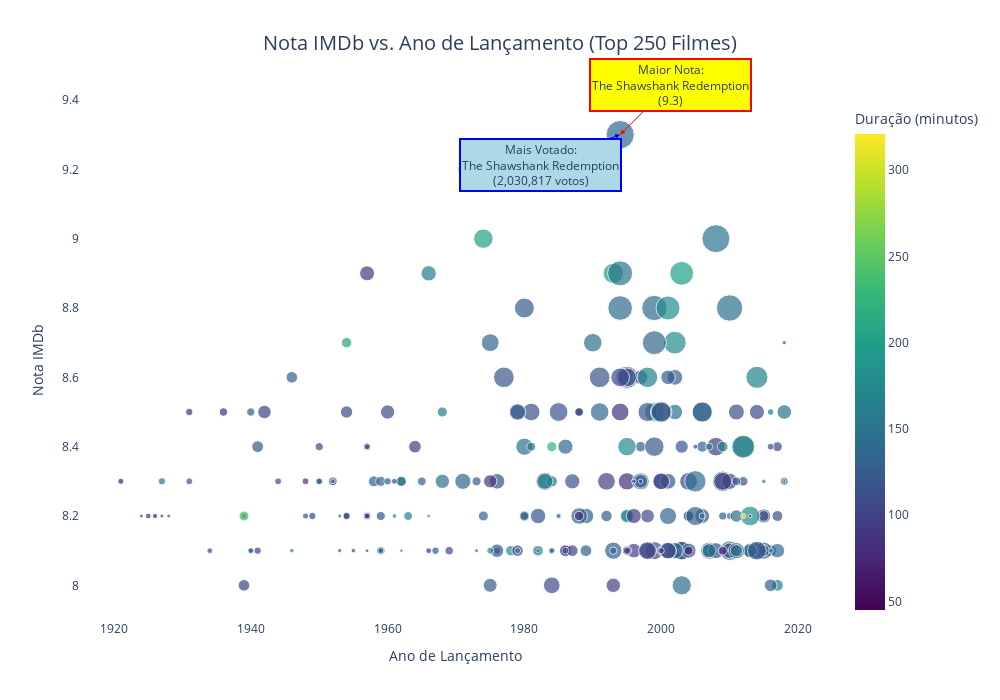
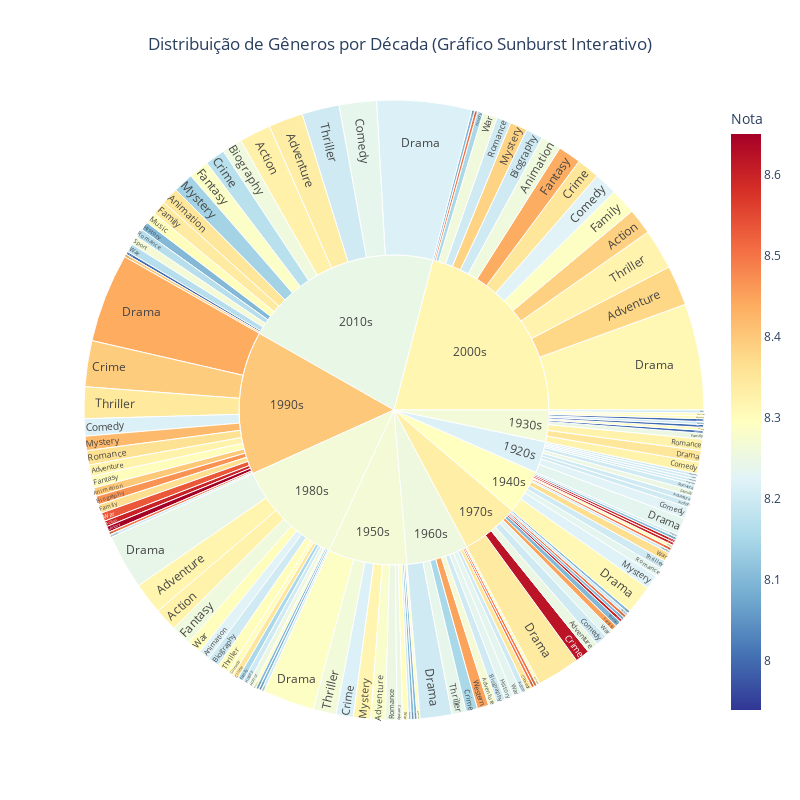

Write notebook code for charts like these, in order.
### Markdown cell above
Escolha um conjunto de dados pequeno ou médio (de 100 a 500 linhas) de sua preferência. 
Sugestões:
- Dados esportivos (resultados de jogos, medalhas, rankings)
- Dados ambientais (chuvas, temperaturas, qualidade do ar)
- Dados de séries ou músicas (Spotify, IMDb, etc.)

Carregue o conjunto de dados em Python usando pandas ou outra forma que considerar ideal.
Produza ao menos 4 tipos diferentes de visualizações, com foco em:
- Gráfico de barras
- Gráfico de dispersão (scatter plot)
- Histograma
- Gráfico de linha
- (Extra: mapa, boxplot, heatmap, gráfico de pizza, violin plot, etc.)

Para cada gráfico:
- Personalize os eixos, títulos e cores
- Destaque algum insight ou observação relevante
- Escreva ao menos 2 parágrafo explicando o que a visualização mostra e por que ela é adequada (ou não) para aquele dado

### Code cell
import pandas as pd
import numpy as np
import matplotlib.pyplot as plt
import seaborn as sns
import plotly.express as px
import plotly.graph_objects as go

# --- 1. Carregamento e Exploração Inicial dos Dados ---

# URL do conjunto de dados bruto no GitHub
url = "https://raw.githubusercontent.com/itiievskyi/IMDB-Top-250/master/imdb_top_250.csv"
# Carregando os dados para um DataFrame do pandas
df = pd.read_csv(url)

print("ETAPA 1: VISÃO GERAL DO DATASET")
print("="*35)
print(f"Dimensões do DataFrame: {df.shape}")
print(f"Colunas presentes: {list(df.columns)}")
print("\n--- 5 Primeiras Linhas do Dataset ---")
print(df.head())
print("\n--- Tipos de Dados e Valores Ausentes ---")
df.info()
print("\n--- Estatísticas Descritivas das Colunas Numéricas ---")
print(df.describe())
print("="*35)
print("\n")

# --- 2. Limpeza e Pré-processamento dos Dados ---

print("ETAPA 2: LIMPEZA E PRÉ-PROCESSAMENTO")
print("="*35)

# Convertendo a coluna 'Year' para numérica e tratando possíveis erros
df['Year'] = pd.to_numeric(df['Year'], errors='coerce')

# Criando uma coluna 'Decada' para agrupar os filmes
df['Decada'] = (df['Year'] // 10) * 10

# A coluna 'Duration' está como texto (ex: '2h 22min'). Conversão para minutos.
horas_em_minutos = df['Duration'].str.extract(r'(\d+)h').fillna(0).astype(int) * 60
minutos = df['Duration'].str.extract(r'(\d+)min').fillna(0).astype(int)
df['Duration_minutes'] = horas_em_minutos + minutos

print("Valores únicos suspeitos na coluna Genre:")
unique_genres = df['Genre'].str.split(' | ').explode().unique()
suspicious = [g for g in unique_genres if g and ('\\' in str(g) or '/' in str(g) or len(str(g)) < 3)]
print(suspicious[:10])

# Limpeza da coluna 'Genre'
df['Genre'] = df['Genre'].str.replace(r'[\\\/]', '', regex=True)  # Remove qualquer barra

# Criando lista de gêneros para análise
genres_list = df['Genre'].str.split(' | ').explode()
genres_list = genres_list[genres_list.str.strip() != '']
genres_list = genres_list.str.strip()
# Filtrar gêneros muito curtos ou suspeitos
genres_list = genres_list[genres_list.str.len() > 1]

print("Colunas 'Decada' e 'Duration_minutes' criadas com sucesso.")
print(f"Total de gêneros únicos identificados: {genres_list.nunique()}")
print("="*35)
print("\n")

# --- 3. Visualização de Dados ---

print("ETAPA 3: VISUALIZAÇÃO DE DADOS E INSIGHTS")
print("="*40)

plt.style.use('seaborn-v0_8-darkgrid')
sns.set_palette("viridis")

# -- GRÁFICO 1: Distribuição dos Principais Gêneros --

# Conta a frequência de cada gênero e pega os 10 mais comuns
genre_counts = genres_list.value_counts().head(10)

plt.figure(figsize=(12, 8))
bars = plt.bar(genre_counts.index, genre_counts.values,
               color=sns.color_palette("viridis", n_colors=10))

plt.title('Top 10 Gêneros Mais Comuns no IMDb Top 250', fontsize=18, fontweight='bold', pad=20)
plt.xlabel('Gênero', fontsize=12, fontweight='bold')
plt.ylabel('Número de Filmes', fontsize=12, fontweight='bold')
plt.xticks(rotation=45, ha='right')

for bar in bars:
    height = bar.get_height()
    plt.text(bar.get_x() + bar.get_width()/2., height + 1,
             f'{int(height)}', ha='center', va='bottom', fontweight='bold')

plt.tight_layout()
plt.show()

print("\n--- Insights do Gráfico de Gêneros ---")
print(f"O gênero 'Drama' é o mais presente, aparecendo em {genre_counts['Drama']} filmes da lista.")
print(f"O segundo gênero mais comum é '{genre_counts.index[1]}' com {genre_counts.iloc[1]} aparições.")
print("-" * 35)


# -- GRÁFICO 2: Relação Interativa entre Nota IMDb, Ano e Duração --

# Utilizando Plotly para um gráfico interativo
fig_scatter = px.scatter(
    df, x='Year', y='IMDB rating',
    size='Rating count',
    color='Duration_minutes',
    hover_name='Title',
    hover_data={
        'Director': True,
        'Genre': True,
        'Year': True,
        'IMDB rating': ':.1f',
        'Duration_minutes': True,
        'Rating count': ':,d'
    },
    title='Nota IMDb vs. Ano de Lançamento (Top 250 Filmes)',
    labels={
        'IMDB rating': 'Nota IMDb',
        'Year': 'Ano de Lançamento',
        'Duration_minutes': 'Duração (minutos)',
        'Rating count': 'Quantidade de Votos'
    },
    color_continuous_scale='viridis',
    size_max=20)

fig_scatter.update_layout(
    height=700,
    width=1000,
    title_font_size=20,
    title_x=0.5,
    xaxis=dict(title_font_size=14),
    yaxis=dict(title_font_size=14, range=[7.9, 9.4]),
    plot_bgcolor='white'
)

# Anotações para destacar filmes importantes
highest_rated = df.loc[df['IMDB rating'].idxmax()]
most_voted = df.loc[df['Rating count'].idxmax()]

fig_scatter.add_annotation(
    x=highest_rated['Year'], y=highest_rated['IMDB rating'],
    text=f"Maior Nota:<br>{highest_rated['Title']}<br>({highest_rated['IMDB rating']})",
    showarrow=True, arrowhead=2, arrowcolor="red", ax=50, ay=-50,
    bgcolor="yellow", bordercolor="red", borderwidth=2
)

fig_scatter.add_annotation(
    x=most_voted['Year'], y=most_voted['IMDB rating'],
    text=f"Mais Votado:<br>{most_voted['Title']}<br>({most_voted['Rating count']:,} votos)",
    showarrow=True, arrowhead=2, arrowcolor="blue", ax=-80, ay=30,
    bgcolor="lightblue", bordercolor="blue", borderwidth=2
)

fig_scatter.show()

print("\n--- Insights do Gráfico Interativo de Dispersão ---")
print(f"Filme com maior nota: {highest_rated['Title']} (Nota {highest_rated['IMDB rating']})")
print(f"Filme com mais votos: {most_voted['Title']} ({most_voted['Rating count']:,} votos)")
print(f"Período analisado: de {df['Year'].min():.0f} a {df['Year'].max():.0f}")
print(f"Variação das notas: de {df['IMDB rating'].min()} a {df['IMDB rating'].max()}")
print("\nDicas de Interação:")
print("• Passe o mouse sobre os pontos para ver detalhes do filme.")
print("• Use a roda do mouse para dar zoom.")
print("• Clique e arraste para mover o gráfico.")
print("-" * 35)


# -- GRÁFICO 3: Histograma da Duração dos Filmes --

plt.figure(figsize=(12, 8))
plt.hist(df['Duration_minutes'], bins=25, color='teal', alpha=0.7, edgecolor='black')

plt.title('Distribuição da Duração dos Filmes (IMDb Top 250)', fontsize=18, fontweight='bold', pad=20)
plt.xlabel('Duração (minutos)', fontsize=12, fontweight='bold')
plt.ylabel('Número de Filmes', fontsize=12, fontweight='bold')

# Linhas de média e mediana para referência
mean_duration = df['Duration_minutes'].mean()
median_duration = df['Duration_minutes'].median()

plt.axvline(mean_duration, color='red', linestyle='--', linewidth=2, label=f'Média: {mean_duration:.0f} min')
plt.axvline(median_duration, color='yellow', linestyle='--', linewidth=2, label=f'Mediana: {median_duration:.0f} min')

plt.legend(fontsize=11)
plt.tight_layout()
plt.show()

print("\n--- Insights do Histograma de Duração ---")
print(f"A duração média dos filmes é de {mean_duration:.1f} minutos (aproximadamente {mean_duration/60:.1f} horas).")
print(f"A maioria dos filmes se concentra na faixa de 100 a 150 minutos.")
print(f"Filme mais curto: {df['Duration_minutes'].min()} min, Filme mais longo: {df['Duration_minutes'].max()} min.")
print("-" * 35)


# -- GRÁFICO 4: Tendência de Notas e Contagem de Filmes por Década --

# Agrupando os dados por década
decade_stats = df.groupby('Decada').agg(
    Avg_Rating=('IMDB rating', 'mean'),
    Movie_Count=('Title', 'count')
).round(2).reset_index()

fig, ax1 = plt.subplots(figsize=(14, 8))

color = 'tab:red'
ax1.set_xlabel('Década', fontsize=12, fontweight='bold')
ax1.set_ylabel('Nota Média IMDb', color=color, fontsize=12, fontweight='bold')
ax1.plot(decade_stats['Decada'], decade_stats['Avg_Rating'], color=color, marker='o', linewidth=3, markersize=8, label='Nota Média')
ax1.tick_params(axis='y', labelcolor=color)

ax2 = ax1.twinx()
color = 'tab:blue'
ax2.set_ylabel('Número de Filmes na Lista', color=color, fontsize=12, fontweight='bold')
ax2.bar(decade_stats['Decada'], decade_stats['Movie_Count'], alpha=0.4, color=color, width=8, label='Nº de Filmes')
ax2.tick_params(axis='y', labelcolor=color)

plt.title('Nota Média vs. Número de Filmes por Década (Top 250)', fontsize=18, fontweight='bold', pad=20)
fig.tight_layout()
plt.show()

print("\n--- Insights do Gráfico de Décadas ---")
print(f"A década com a maior nota média na lista é a de {decade_stats.loc[decade_stats['Avg_Rating'].idxmax(), 'Decada']:.0f}.")
print(f"A década mais produtiva (com mais filmes na lista) é a de {decade_stats.loc[decade_stats['Movie_Count'].idxmax(), 'Decada']:.0f}.")
print("-" * 35)


# -- GRÁFICO 5: Análise Hierárquica de Gêneros por Década (Sunburst) --

# Preparando os dados para o gráfico Sunburst
sunburst_data = []
for index, row in df.iterrows():
    genres = [g.strip() for g in str(row['Genre']).split(' | ') if g.strip() and g.strip() != '\\']
    for genre in genres:
        sunburst_data.append({
            'Decada': f"{int(row['Decada'])}s",
            'Genero': genre,
            'Titulo': row['Title'],
            'Nota': row['IMDB rating']
        })
sunburst_df = pd.DataFrame(sunburst_data)

# Criando o gráfico
fig_sunburst = px.sunburst(
    sunburst_df,
    path=['Decada', 'Genero'],
    values=None, # O tamanho é proporcional à contagem de itens
    color='Nota',
    color_continuous_scale='RdYlBu_r', # Paleta de cores
    color_continuous_midpoint=np.average(sunburst_df['Nota']), # Ponto médio da cor é a nota média
    title='Distribuição de Gêneros por Década (Gráfico Sunburst Interativo)',
    hover_name='Genero',
    hover_data={'Nota': ':.2f'}
)

# Customizando o layout e as informações do hover
fig_sunburst.update_layout(height=800, width=800, title_x=0.5)
fig_sunburst.update_traces(
    hovertemplate='<b>%{label}</b><br>Contagem: %{value}<br>Percentual do Pai: %{percentParent}<extra></extra>',
    maxdepth=2
)

fig_sunburst.show()

print("\n--- Insights do Gráfico Sunburst ---")
decade_genre_summary = sunburst_df.groupby(['Decada', 'Genero']).size().reset_index(name='Count')
top_combinations = decade_genre_summary.nlargest(5, 'Count')

print("\nCombinações Gênero-Década mais populares:")
for _, row in top_combinations.iterrows():
    print(f"   • {row['Genero']} nos anos {row['Decada']}: {row['Count']} filmes")

### Figure 1 — Plotly figure (JSON) as saved in the notebook; plotly's stock layout.template omitted (floating-point values rounded to 4 significant figures; data arrays with more than 128 entries replaced by an {"elided": "..."} marker saying what was removed)
{"data": [{"customdata": {"elided": "250x4 mixed values"}, "hovertemplate": "<b>%{hovertext}</b><br><br>Ano de Lançamento=%{x}<br>Nota IMDb=%{y:.1f}<br>Quantidade de Votos=%{customdata[3]:,d}<br>Director=%{customdata[0]}<br>Genre=%{customdata[1]}<br>Duração (minutos)=%{marker.color}<extra></extra>", "hovertext": {"elided": "250 str values"}, "legendgroup": "", "marker": {"color": {"elided": "250 int values"}, "coloraxis": "coloraxis", "size": {"elided": "250 int values"}, "sizemode": "area", "sizeref": 5077.0, "symbol": "circle"}, "mode": "markers", "name": "", "orientation": "v", "showlegend": false, "type": "scatter", "x": {"elided": "250 int values"}, "xaxis": "x", "y": {"elided": "250 float values"}, "yaxis": "y"}], "layout": {"annotations": [{"arrowcolor": "red", "arrowhead": 2, "ax": 50, "ay": -50, "bgcolor": "yellow", "bordercolor": "red", "borderwidth": 2, "showarrow": true, "text": "Maior Nota:<br>The Shawshank Redemption<br>(9.3)", "x": 1994, "y": 9.3}, {"arrowcolor": "blue", "arrowhead": 2, "ax": -80, "ay": 30, "bgcolor": "lightblue", "bordercolor": "blue", "borderwidth": 2, "showarrow": true, "text": "Mais Votado:<br>The Shawshank Redemption<br>(2,030,817 votos)", "x": 1994, "y": 9.3}], "coloraxis": {"colorbar": {"title": {"text": "Duração (minutos)"}}, "colorscale": [[0, "#440154"], [0.1111, "#482878"], [0.2222, "#3e4989"], [0.3333, "#31688e"], [0.4444, "#26828e"], [0.5556, "#1f9e89"], [0.6667, "#35b779"], [0.7778, "#6ece58"], [0.8889, "#b5de2b"], [1, "#fde725"]]}, "height": 700, "legend": {"itemsizing": "constant", "tracegroupgap": 0}, "plot_bgcolor": "white", "title": {"font": {"size": 20}, "text": "Nota IMDb vs. Ano de Lançamento (Top 250 Filmes)", "x": 0.5}, "width": 1000, "xaxis": {"anchor": "y", "domain": [0, 1], "title": {"font": {"size": 14}, "text": "Ano de Lançamento"}}, "yaxis": {"anchor": "x", "domain": [0, 1], "range": [7.9, 9.4], "title": {"font": {"size": 14}, "text": "Nota IMDb"}}}}

### Figure 2 — Plotly figure (JSON) as saved in the notebook; plotly's stock layout.template omitted (floating-point values rounded to 4 significant figures; data arrays with more than 128 entries replaced by an {"elided": "..."} marker saying what was removed)
{"data": [{"branchvalues": "total", "customdata": {"elided": "148x1 float values"}, "domain": {"x": [0, 1], "y": [0, 1]}, "hovertemplate": "<b>%{label}</b><br>Contagem: %{value}<br>Percentual do Pai: %{percentParent}<extra></extra>", "hovertext": {"elided": "148 str values"}, "ids": {"elided": "148 str values"}, "labels": {"elided": "148 str values"}, "marker": {"coloraxis": "coloraxis", "colors": {"elided": "148 float values"}}, "maxdepth": 2, "name": "", "parents": {"elided": "148 str values"}, "type": "sunburst", "values": {"elided": "148 int values"}}], "layout": {"coloraxis": {"cmid": 8.294, "colorbar": {"title": {"text": "Nota"}}, "colorscale": [[0, "rgb(49,54,149)"], [0.1, "rgb(69,117,180)"], [0.2, "rgb(116,173,209)"], [0.3, "rgb(171,217,233)"], [0.4, "rgb(224,243,248)"], [0.5, "rgb(255,255,191)"], [0.6, "rgb(254,224,144)"], [0.7, "rgb(253,174,97)"], [0.8, "rgb(244,109,67)"], [0.9, "rgb(215,48,39)"], [1, "rgb(165,0,38)"]]}, "height": 800, "legend": {"tracegroupgap": 0}, "title": {"text": "Distribuição de Gêneros por Década (Gráfico Sunburst Interativo)", "x": 0.5}, "width": 800}}
